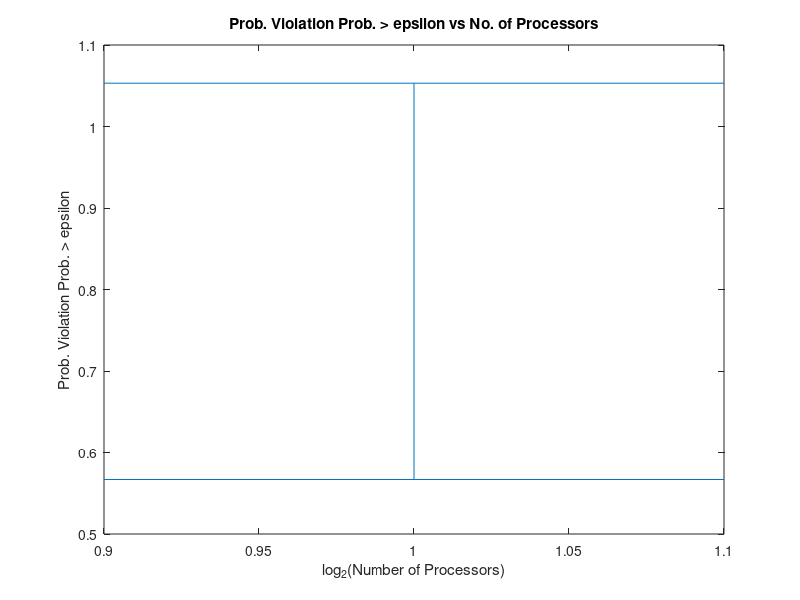

MATLAB code for this plot:
% Read in the data from a text file "frontier_data.txt"
fileID = fopen('frontier_data.txt','r');
formatSpec = '%f';
data = fscanf(fileID,formatSpec);
fclose(fileID);

% Assume the data is sitting in a matrix with columns:
%  p (# of processors) | time (sec) | t* | y*
num_proc = [1, 2, 4, 8, 16];

% M = # of macroreplications (of the PSCP procedure)
% R = # of realizations (of payouts)
M = 100;
R = 1000;

% Set confidence level for CIs
alpha = 0.05;
z_alpha_over_2 = norminv(1-alpha/2);

% Suppose we extract all of the times into a matrix "times"
% with M rows and columns of 1|2|4|8|16 processors.
times = rand(M,length(num_proc)); % fake data set

% Make plot of wall clock time vs number of processors
% Normality assumption
avg_times = mean(times);
var_times = var(times);
lower_CI_times = z_alpha_over_2*(var_times/sqrt(M));
upper_CI_times = z_alpha_over_2*(var_times/sqrt(M));
errorbar(log(num_proc), avg_times, lower_CI_times, upper_CI_times);
xlabel('log_2(Number of Processors)')
ylabel('Wall Clock Time (sec)')
title('Wall Clock Time vs No. of Processors')

pause;

% Suppose we extract all of the obj fn values (t*) into a matrix "objfnvalues"
% with M rows and columns of 1|2|4|8|16 processors.
objfnvalues = rand(M,length(num_proc)); % fake data set

% Make plot of obj fn value vs number of processors
% Normality assumption
avg_objfnvalues = mean(objfnvalues);
var_objfnvalues = var(objfnvalues);
lower_CI_objfnvalues = z_alpha_over_2*(var_objfnvalues/sqrt(M));
upper_CI_objfnvalues = z_alpha_over_2*(var_objfnvalues/sqrt(M));
errorbar(log(num_proc), avg_objfnvalues, lower_CI_objfnvalues, upper_CI_objfnvalues);
xlabel('log_2(Number of Processors)')
ylabel('Obj. Function Value')
title('Obj. Function Value vs No. of Processors')

pause;

% Make plot of obj fn value/wall clock time tradeoff
plot(avg_times, avg_objfnvalues);
xlabel('Avg Wall Clock Time');
ylabel('Avg Obj. Function Value');
title('Wall Clock Time / Obj. Function Value Tradeoff');
pause;

% Number of assets
num_assets = 200; % num_assets = length(y*)

% Suppose we extract all of the y* and t* into a matrix "solns"
solns = rand(M,201);

% Construct unbiased estimators of E[V(y*)] and Pr(V(y*)>epsilon)
epsilon = 0.25; % Will be much smaller

% This all is just for one number of processors, not all
% Need to further vectorize
est_viol_prob = zeros(1,M);
viol_prob_gr_eps = zeros(1,M);
for m = 1:M
	ystar = solns(m,1:num_assets);
	%tstar = solns(m,num_assets+1);
	tstar = 50; % for testing

	% Generate a random set of R realizations
	realizations = rand(num_assets,R);
	
	returns = ystar*realizations;
	est_viol_prob(m) = (1/R)*sum(returns > tstar);
	viol_prob_gr_eps(m) = (est_viol_prob(m) > epsilon);
end
avg_viol_prob = mean(est_viol_prob);
avg_prob_viol_prob_gr_eps = mean(viol_prob_gr_eps);

% Construct CIs
lower_CI_est_viol_prob = z_alpha_over_2*(sqrt(avg_viol_prob*(1-avg_viol_prob)/sqrt(M)));
upper_CI_est_viol_prob = z_alpha_over_2*(sqrt(avg_viol_prob*(1-avg_viol_prob)/sqrt(M)));
lower_CI_viol_prob_gr_eps = z_alpha_over_2*(sqrt(avg_prob_viol_prob_gr_eps*(1-avg_prob_viol_prob_gr_eps)/sqrt(M)));
upper_CI_viol_prob_gr_eps = z_alpha_over_2*(sqrt(avg_prob_viol_prob_gr_eps*(1-avg_prob_viol_prob_gr_eps)/sqrt(M)));

% Make plot of violation probability vs number of processors
%errorbar(log(num_proc), avg_viol_prob, lower_CI_est_viol_prob, upper_CI_est_viol_prob);
errorbar(1, avg_viol_prob, lower_CI_est_viol_prob, upper_CI_est_viol_prob);
xlabel('log_2(Number of Processors)')
ylabel('Exp. Violation Prob.')
title('Exp. Violation Prob. vs No. of Processors')

pause;

% Make plot of prob viol prob > epsilon vs number of processors
%errorbar(log(num_proc), avg_prob_viol_prob_gr_eps, lower_CI_viol_prob_gr_eps, upper_CI_viol_prob_gr_eps);
errorbar(1, avg_prob_viol_prob_gr_eps, lower_CI_viol_prob_gr_eps, upper_CI_viol_prob_gr_eps);
xlabel('log_2(Number of Processors)')
ylabel('Prob. Violation Prob. > epsilon')
title('Prob. Violation Prob. > epsilon vs No. of Processors')